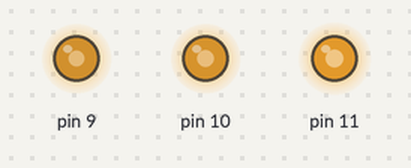
Recording of a sketch running on a simulated Arduino Uno, built with avr-gcc and run on an emulated ATmega328P. Shown: output pins drawn as LEDs (lit = HIGH).

Above: at 36.0 s.
Timing chart, 0 to 40.0 s (numbered marks = the images above):
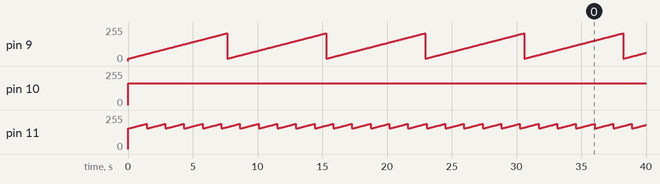

The sketch:

1.06.3_Rainbow_Brite_2__The_Brightening.ino
```cpp
// Unit 1 Digital Sandbox
// Tutorial 1.06 Data Storage with Variables

// Referring to Challenge 2, make at least 2 colors from the RGB (i.e. R+G or G+B OR R+G+B) cycle through a variety of colors using variable(s).
// You may choose to add a second or third variable, but it is possible to do it with just 1… using math!

int fade9;
int fade10;
int fade11;

void setup()
{
  pinMode(9, OUTPUT);
  pinMode(10, OUTPUT);
  pinMode(11, OUTPUT);

  fade9 = 18;
  fade10 = 163;
  fade11 = 154;
}

void loop()
{
  analogWrite(9, fade9);
  analogWrite(10, fade10);
  analogWrite(11, fade11);

  if (fade9 >= 208) {
    fade9 = 18;
  }

  else {
    fade9 = fade9 + 1;
  }


  if (fade10 >= 94) {
    fade10 = 163;
  }

  else {
    fade10 = fade10 - 1;
  }


  if (fade11 >= 189) {
    fade11 = 154;
  }

  else {
    fade11 = fade11 + 1;
  }

  delay(40);
}
```

Measured:
- by itself, pin 9: ramps from 18/255 to 208/255 and jumps back, once every 7.6 s
- by itself, pin 10: 0/255 → 163/255 at 0.00 s
- by itself, pin 11: ramps from 154/255 to 189/255 and jumps back, once every 1.4 s
